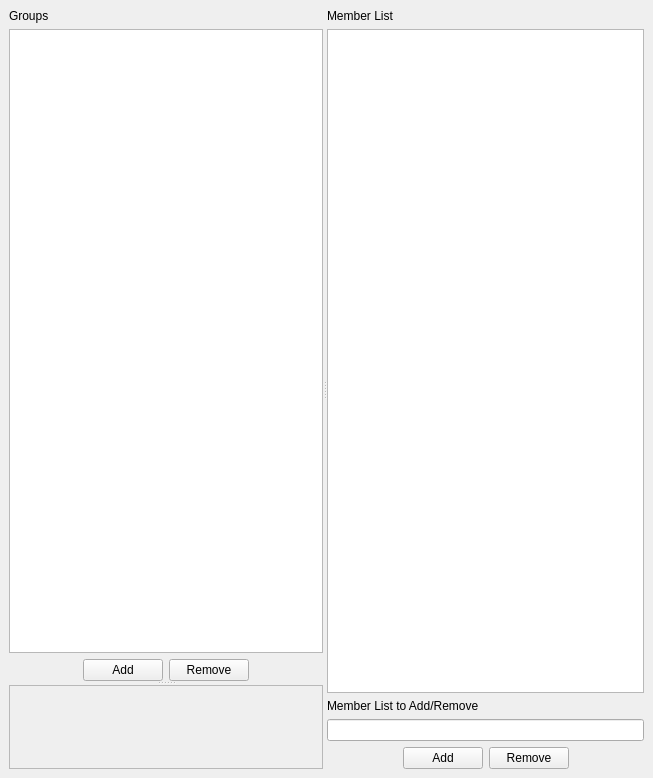
<?xml version="1.0" encoding="UTF-8"?>
<ui version="4.0">
 <class>DockWidget</class>
 <widget class="QDockWidget" name="DockWidget">
  <property name="geometry">
   <rect>
    <x>0</x>
    <y>0</y>
    <width>653</width>
    <height>778</height>
   </rect>
  </property>
  <property name="windowTitle">
   <string>DockWidget</string>
  </property>
  <widget class="QWidget" name="dockWidgetContents">
   <layout class="QGridLayout" name="gridLayout_3">
    <item row="0" column="0">
     <widget class="QSplitter" name="splitter_2">
      <property name="orientation">
       <enum>Qt::Horizontal</enum>
      </property>
      <widget class="QSplitter" name="splitter">
       <property name="orientation">
        <enum>Qt::Vertical</enum>
       </property>
       <widget class="QWidget" name="">
        <layout class="QGridLayout" name="gridLayout_2">
         <item row="2" column="0">
          <spacer name="horizontalSpacer_3">
           <property name="orientation">
            <enum>Qt::Horizontal</enum>
           </property>
           <property name="sizeHint" stdset="0">
            <size>
             <width>18</width>
             <height>20</height>
            </size>
           </property>
          </spacer>
         </item>
         <item row="2" column="2">
          <spacer name="horizontalSpacer_5">
           <property name="orientation">
            <enum>Qt::Horizontal</enum>
           </property>
           <property name="sizeHint" stdset="0">
            <size>
             <width>18</width>
             <height>20</height>
            </size>
           </property>
          </spacer>
         </item>
         <item row="1" column="0" colspan="3">
          <widget class="QTableView" name="tableView_groups"/>
         </item>
         <item row="2" column="1">
          <layout class="QHBoxLayout" name="horizontalLayout">
           <item>
            <widget class="QPushButton" name="pushButton_add_group">
             <property name="text">
              <string>Add</string>
             </property>
            </widget>
           </item>
           <item>
            <widget class="QPushButton" name="pushButton_remove_group">
             <property name="text">
              <string>Remove</string>
             </property>
            </widget>
           </item>
          </layout>
         </item>
         <item row="0" column="0" colspan="2">
          <widget class="QLabel" name="label_3">
           <property name="text">
            <string>Groups</string>
           </property>
          </widget>
         </item>
        </layout>
       </widget>
       <widget class="QFrame" name="frame">
        <property name="frameShape">
         <enum>QFrame::StyledPanel</enum>
        </property>
        <property name="frameShadow">
         <enum>QFrame::Raised</enum>
        </property>
       </widget>
      </widget>
      <widget class="QWidget" name="">
       <layout class="QGridLayout" name="gridLayout">
        <item row="4" column="2">
         <spacer name="horizontalSpacer">
          <property name="orientation">
           <enum>Qt::Horizontal</enum>
          </property>
          <property name="sizeHint" stdset="0">
           <size>
            <width>40</width>
            <height>20</height>
           </size>
          </property>
         </spacer>
        </item>
        <item row="4" column="0">
         <spacer name="horizontalSpacer_2">
          <property name="orientation">
           <enum>Qt::Horizontal</enum>
          </property>
          <property name="sizeHint" stdset="0">
           <size>
            <width>40</width>
            <height>20</height>
           </size>
          </property>
         </spacer>
        </item>
        <item row="1" column="0" colspan="3">
         <widget class="QPlainTextEdit" name="plainTextEdit_members"/>
        </item>
        <item row="2" column="0" colspan="2">
         <widget class="QLabel" name="label_2">
          <property name="text">
           <string>Member List to Add/Remove</string>
          </property>
         </widget>
        </item>
        <item row="3" column="0" colspan="3">
         <widget class="QLineEdit" name="lineEdit_selection"/>
        </item>
        <item row="4" column="1">
         <layout class="QHBoxLayout" name="horizontalLayout_2">
          <item>
           <widget class="QPushButton" name="pushButton_add_member">
            <property name="text">
             <string>Add</string>
            </property>
           </widget>
          </item>
          <item>
           <widget class="QPushButton" name="pushButton_remove_member">
            <property name="text">
             <string>Remove</string>
            </property>
           </widget>
          </item>
         </layout>
        </item>
        <item row="0" column="0" colspan="2">
         <widget class="QLabel" name="label">
          <property name="text">
           <string>Member List</string>
          </property>
         </widget>
        </item>
       </layout>
      </widget>
     </widget>
    </item>
   </layout>
   <zorder>tableView_groups</zorder>
   <zorder>layoutWidget</zorder>
   <zorder>label_3</zorder>
   <zorder>label_2</zorder>
   <zorder>lineEdit_selection</zorder>
   <zorder>layoutWidget_2</zorder>
   <zorder>label</zorder>
   <zorder>plainTextEdit_members</zorder>
   <zorder>horizontalSpacer</zorder>
   <zorder>horizontalSpacer_2</zorder>
   <zorder>label</zorder>
   <zorder>horizontalSpacer_3</zorder>
   <zorder>horizontalSpacer_5</zorder>
   <zorder>label_3</zorder>
   <zorder>frame</zorder>
  </widget>
 </widget>
 <resources/>
 <connections/>
</ui>
